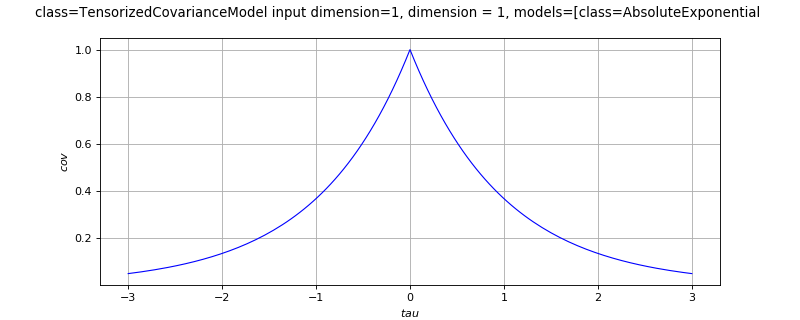

Write Python code to recreate this figure.
import openturns as ot
from matplotlib import pyplot as plt
from openturns.viewer import View
if ot.TensorizedCovarianceModel().__class__.__name__ == 'ExponentialModel':
    covarianceModel = ot.ExponentialModel([0.5], [5.0])
elif ot.TensorizedCovarianceModel().__class__.__name__ == 'GeneralizedExponential':
    covarianceModel = ot.GeneralizedExponential([2.0], [3.0], 1.5)
elif ot.TensorizedCovarianceModel().__class__.__name__ == 'ProductCovarianceModel':
    amplitude = [1.0]
    scale1 = [4.0]
    scale2 = [4.0]
    cov1 = ot.ExponentialModel(scale1, amplitude)
    cov2 = ot.ExponentialModel(scale2, amplitude)
    covarianceModel = ot.ProductCovarianceModel([cov1, cov2])
elif ot.TensorizedCovarianceModel().__class__.__name__ == 'RankMCovarianceModel':
    variance = [1.0, 2.0]
    basis = ot.LinearBasisFactory().build()
    covarianceModel = ot.RankMCovarianceModel(variance, basis)
else:
    covarianceModel = ot.TensorizedCovarianceModel()
title = str(covarianceModel)[:100]
if covarianceModel.getInputDimension() == 1:
    scale = covarianceModel.getScale()[0]
    if covarianceModel.isStationary():
        def f(x):
            return [covarianceModel(x)[0, 0]]
        func = ot.PythonFunction(1, 1, f)
        func.setDescription(['$tau$', '$cov$'])
        cov_graph = func.draw(-3.0 * scale, 3.0 * scale, 129)
        cov_graph.setTitle(title)
        fig = plt.figure(figsize=(10, 4))
        cov_axis = fig.add_subplot(111)
        View(cov_graph, figure=fig, axes=[cov_axis], add_legend=False)
    else:
        def f(x):
            return [covarianceModel([x[0]], [x[1]])[0, 0]]
        func = ot.PythonFunction(2, 1, f)
        func.setDescription(['$s$', '$t$', '$cov$'])
        cov_graph = func.draw([-3.0 * scale]*2, [3.0 * scale]*2, [129]*2)
        cov_graph.setTitle(title)
        fig = plt.figure(figsize=(10, 4))
        cov_axis = fig.add_subplot(111)
        View(cov_graph, figure=fig, axes=[cov_axis], add_legend=False, square_axes=True)
elif covarianceModel.getInputDimension() == 2:
    scale = covarianceModel.getScale()
    if covarianceModel.isStationary():
        def f(x):
            return [covarianceModel(x)[0, 0]]
        func = ot.PythonFunction(2, 1, f)
        func.setDescription(['$s$', '$t$', '$cov$'])
        cov_graph = func.draw(-3.0 * scale, 3.0 * scale, [129]*2)
        cov_graph.setTitle(title)
        fig = plt.figure(figsize=(10, 4))
        cov_axis = fig.add_subplot(111)
        View(cov_graph, figure=fig, axes=[cov_axis], add_legend=False, square_axes=True)
